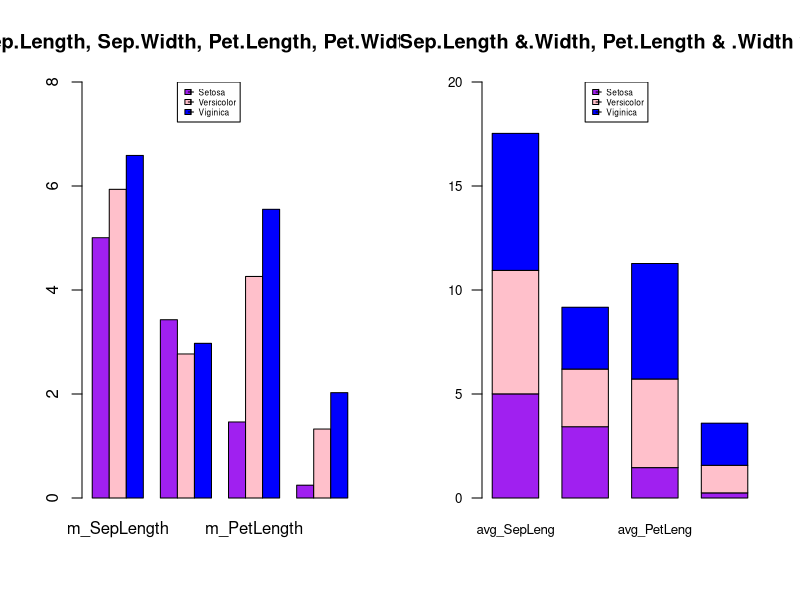

R code for this plot:
library(ggplot2)
library(dplyr)
iris 

par(mfrow=c(1,2))

#--------------------------------------------------------------------------------------

iris_avg <- iris %>%
  group_by(Species) %>%
  summarise(m_SepLength = mean(Sepal.Length), m_SepWidth = mean(Sepal.Width),
            m_PetLength = mean(Petal.Length), m_PetWidth = mean(Petal.Width))
iris_avg
irisM_avg <- as.matrix(iris_avg[2:5])

#--------------------------------------------------------------------------------------

barplot (irisM_avg, beside = T, main = 'Avg of Sep.Length, Sep.Width, Pet.Length, Pet.Width vs. Species',
         col=c('purple', 'pink', 'blue'), ylim=c(0,8))
legend (6, 8, c('Setosa', 'Versicolor', 'Viginica'), cex = 0.5, pch=3,fill = c('purple', 'pink','blue'))

#--------------------------------------------------------------------------------------
# t_IrisAvg <- t(irisM_avg)
# 
# barplot (t_IrisAvg, main = 'Species vs. Avg of Sep.Length &.Width, Pet.Length & .Width',
#          ylim = c(0,20), space =0.5, cex.axis=0.8, las=1,
#          col = c('green', 'yellow', 'red', 'violet'),
#          names.arg=c('Setosa', 'Versicolor', 'Virginica'), cex = 0.8) 
# legend (0.5, 20, c('m_SepLength', 'm_SepWidth', 'm_PetLength', 'm_PetWidth'), cex=0., fill=c('green', 'yellow', 'red', 'violet'))
# 



barplot (irisM_avg, main = 'Avg of Sep.Length &.Width, Pet.Length & .Width vs. Species',
         ylim = c(0,20), space =0.5, cex.axis=0.8, las=1,
         col = c('purple', 'pink', 'blue'),
         names.arg=c('avg_SepLeng', 'avg_SepWid', 'avg_PetLeng', 'avg_PetWid'), cex = 0.8) 
legend (2.5, 20, c('Setosa', 'Versicolor', 'Viginica'), cex = 0.5, pch=3,fill = c('purple', 'pink', 'blue'))














